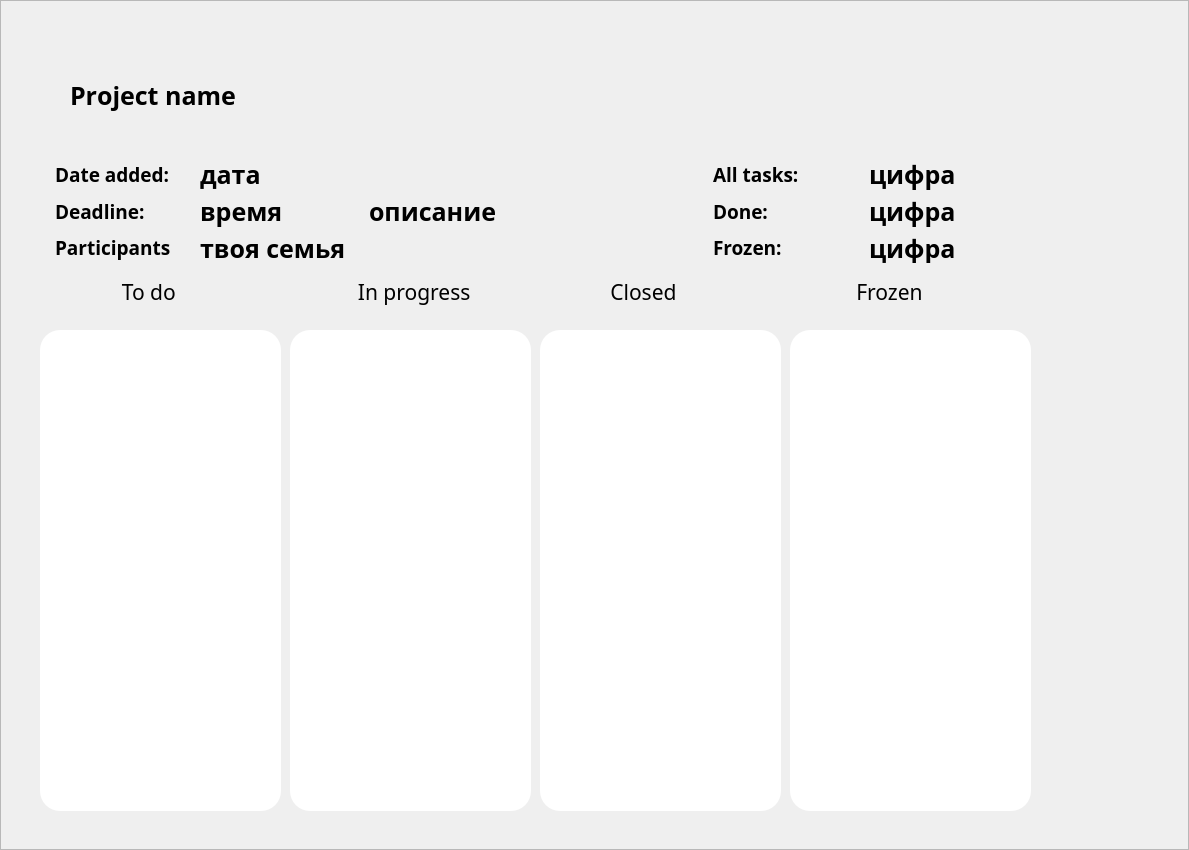
<?xml version="1.0" encoding="UTF-8"?>
<ui version="4.0">
 <class>Frame</class>
 <widget class="QFrame" name="Frame">
  <property name="enabled">
   <bool>true</bool>
  </property>
  <property name="geometry">
   <rect>
    <x>0</x>
    <y>0</y>
    <width>1189</width>
    <height>850</height>
   </rect>
  </property>
  <property name="font">
   <font>
    <family>.SF Soft Numeric</family>
    <pointsize>19</pointsize>
    <weight>75</weight>
    <italic>false</italic>
    <bold>true</bold>
   </font>
  </property>
  <property name="mouseTracking">
   <bool>false</bool>
  </property>
  <property name="windowTitle">
   <string>Frame</string>
  </property>
  <property name="frameShape">
   <enum>QFrame::StyledPanel</enum>
  </property>
  <property name="frameShadow">
   <enum>QFrame::Raised</enum>
  </property>
  <widget class="QLabel" name="project_name_title">
   <property name="geometry">
    <rect>
     <x>70</x>
     <y>70</y>
     <width>211</width>
     <height>51</height>
    </rect>
   </property>
   <property name="font">
    <font>
     <family>The Duke of Prunes</family>
     <pointsize>19</pointsize>
     <weight>75</weight>
     <italic>false</italic>
     <bold>true</bold>
     <underline>false</underline>
     <kerning>false</kerning>
    </font>
   </property>
   <property name="mouseTracking">
    <bool>true</bool>
   </property>
   <property name="text">
    <string>Project name</string>
   </property>
  </widget>
  <widget class="QWidget" name="layoutWidget">
   <property name="geometry">
    <rect>
     <x>40</x>
     <y>150</y>
     <width>981</width>
     <height>122</height>
    </rect>
   </property>
   <layout class="QGridLayout" name="gridLayout">
    <item row="0" column="1">
     <widget class="QLabel" name="pr_description">
      <property name="text">
       <string>описание</string>
      </property>
     </widget>
    </item>
    <item row="0" column="0">
     <widget class="QWidget" name="project_info" native="true">
      <property name="styleSheet">
       <string notr="true"/>
      </property>
      <layout class="QHBoxLayout" name="horizontalLayout">
       <item>
        <layout class="QVBoxLayout" name="verticalLayout">
         <property name="leftMargin">
          <number>6</number>
         </property>
         <property name="rightMargin">
          <number>7</number>
         </property>
         <item>
          <widget class="QLabel" name="label">
           <property name="font">
            <font>
             <family>The Duke of Prunes</family>
             <pointsize>14</pointsize>
            </font>
           </property>
           <property name="text">
            <string>Date added:</string>
           </property>
          </widget>
         </item>
         <item>
          <widget class="QLabel" name="label_2">
           <property name="font">
            <font>
             <family>The Duke of Prunes</family>
             <pointsize>14</pointsize>
            </font>
           </property>
           <property name="text">
            <string>Deadline:</string>
           </property>
          </widget>
         </item>
         <item>
          <widget class="QLabel" name="label_3">
           <property name="font">
            <font>
             <family>The Duke of Prunes</family>
             <pointsize>14</pointsize>
            </font>
           </property>
           <property name="text">
            <string>Participants</string>
           </property>
          </widget>
         </item>
        </layout>
       </item>
       <item>
        <layout class="QVBoxLayout" name="verticalLayout_2">
         <property name="leftMargin">
          <number>6</number>
         </property>
         <property name="topMargin">
          <number>0</number>
         </property>
         <property name="rightMargin">
          <number>8</number>
         </property>
         <item>
          <widget class="QLabel" name="pr_date_added">
           <property name="text">
            <string>дата</string>
           </property>
          </widget>
         </item>
         <item>
          <widget class="QLabel" name="pr_deadline">
           <property name="text">
            <string>время</string>
           </property>
          </widget>
         </item>
         <item>
          <widget class="QLabel" name="pr_participants">
           <property name="text">
            <string>твоя семья</string>
           </property>
          </widget>
         </item>
        </layout>
       </item>
      </layout>
     </widget>
    </item>
    <item row="0" column="2">
     <widget class="QFrame" name="tasks_info">
      <layout class="QHBoxLayout" name="horizontalLayout_2">
       <item>
        <layout class="QVBoxLayout" name="verticalLayout_3">
         <property name="leftMargin">
          <number>6</number>
         </property>
         <property name="rightMargin">
          <number>7</number>
         </property>
         <item>
          <widget class="QLabel" name="label_8">
           <property name="font">
            <font>
             <family>The Duke of Prunes</family>
             <pointsize>14</pointsize>
            </font>
           </property>
           <property name="text">
            <string>All tasks:</string>
           </property>
          </widget>
         </item>
         <item>
          <widget class="QLabel" name="label_9">
           <property name="font">
            <font>
             <family>The Duke of Prunes</family>
             <pointsize>14</pointsize>
            </font>
           </property>
           <property name="text">
            <string>Done:</string>
           </property>
          </widget>
         </item>
         <item>
          <widget class="QLabel" name="label_10">
           <property name="font">
            <font>
             <family>The Duke of Prunes</family>
             <pointsize>14</pointsize>
            </font>
           </property>
           <property name="text">
            <string>Frozen:</string>
           </property>
          </widget>
         </item>
        </layout>
       </item>
       <item>
        <layout class="QVBoxLayout" name="verticalLayout_4">
         <property name="leftMargin">
          <number>6</number>
         </property>
         <property name="topMargin">
          <number>0</number>
         </property>
         <property name="rightMargin">
          <number>8</number>
         </property>
         <item>
          <widget class="QLabel" name="all_tasks_numb">
           <property name="text">
            <string>цифра</string>
           </property>
          </widget>
         </item>
         <item>
          <widget class="QLabel" name="done_tasks_numb">
           <property name="text">
            <string>цифра</string>
           </property>
          </widget>
         </item>
         <item>
          <widget class="QLabel" name="frozen_tasks_numb">
           <property name="text">
            <string>цифра</string>
           </property>
          </widget>
         </item>
        </layout>
       </item>
      </layout>
     </widget>
    </item>
   </layout>
  </widget>
  <widget class="QLineEdit" name="lineEdit">
   <property name="geometry">
    <rect>
     <x>40</x>
     <y>330</y>
     <width>241</width>
     <height>481</height>
    </rect>
   </property>
   <property name="styleSheet">
    <string notr="true">Border-radius: 20px;
</string>
   </property>
  </widget>
  <widget class="QLineEdit" name="lineEdit_2">
   <property name="geometry">
    <rect>
     <x>290</x>
     <y>330</y>
     <width>241</width>
     <height>481</height>
    </rect>
   </property>
   <property name="styleSheet">
    <string notr="true">Border-radius: 20px;</string>
   </property>
  </widget>
  <widget class="QLineEdit" name="lineEdit_3">
   <property name="geometry">
    <rect>
     <x>540</x>
     <y>330</y>
     <width>241</width>
     <height>481</height>
    </rect>
   </property>
   <property name="styleSheet">
    <string notr="true">Border-radius: 20px;
</string>
   </property>
  </widget>
  <widget class="QLineEdit" name="lineEdit_4">
   <property name="geometry">
    <rect>
     <x>790</x>
     <y>330</y>
     <width>241</width>
     <height>481</height>
    </rect>
   </property>
   <property name="styleSheet">
    <string notr="true">Border-radius: 20px;</string>
   </property>
  </widget>
  <widget class="QWidget" name="layoutWidget">
   <property name="geometry">
    <rect>
     <x>40</x>
     <y>261</y>
     <width>981</width>
     <height>61</height>
    </rect>
   </property>
   <layout class="QHBoxLayout" name="horizontalLayout_3">
    <item>
     <widget class="QLabel" name="label_4">
      <property name="font">
       <font>
        <family>The Duke of Prunes</family>
        <pointsize>16</pointsize>
        <weight>50</weight>
        <bold>false</bold>
       </font>
      </property>
      <property name="text">
       <string>               To do</string>
      </property>
     </widget>
    </item>
    <item>
     <widget class="QLabel" name="label_5">
      <property name="font">
       <font>
        <family>The Duke of Prunes</family>
        <pointsize>16</pointsize>
        <weight>50</weight>
        <bold>false</bold>
       </font>
      </property>
      <property name="text">
       <string>             In progress</string>
      </property>
     </widget>
    </item>
    <item>
     <widget class="QLabel" name="label_6">
      <property name="font">
       <font>
        <family>The Duke of Prunes</family>
        <pointsize>16</pointsize>
        <weight>50</weight>
        <bold>false</bold>
       </font>
      </property>
      <property name="styleSheet">
       <string notr="true">background-colour: rgba(255, 255, 255, 30)
</string>
      </property>
      <property name="text">
       <string>              Closed</string>
      </property>
     </widget>
    </item>
    <item>
     <widget class="QLabel" name="label_7">
      <property name="font">
       <font>
        <family>The Duke of Prunes</family>
        <pointsize>16</pointsize>
        <weight>50</weight>
        <bold>false</bold>
       </font>
      </property>
      <property name="text">
       <string>              Frozen</string>
      </property>
     </widget>
    </item>
   </layout>
  </widget>
 </widget>
 <resources/>
 <connections/>
</ui>
